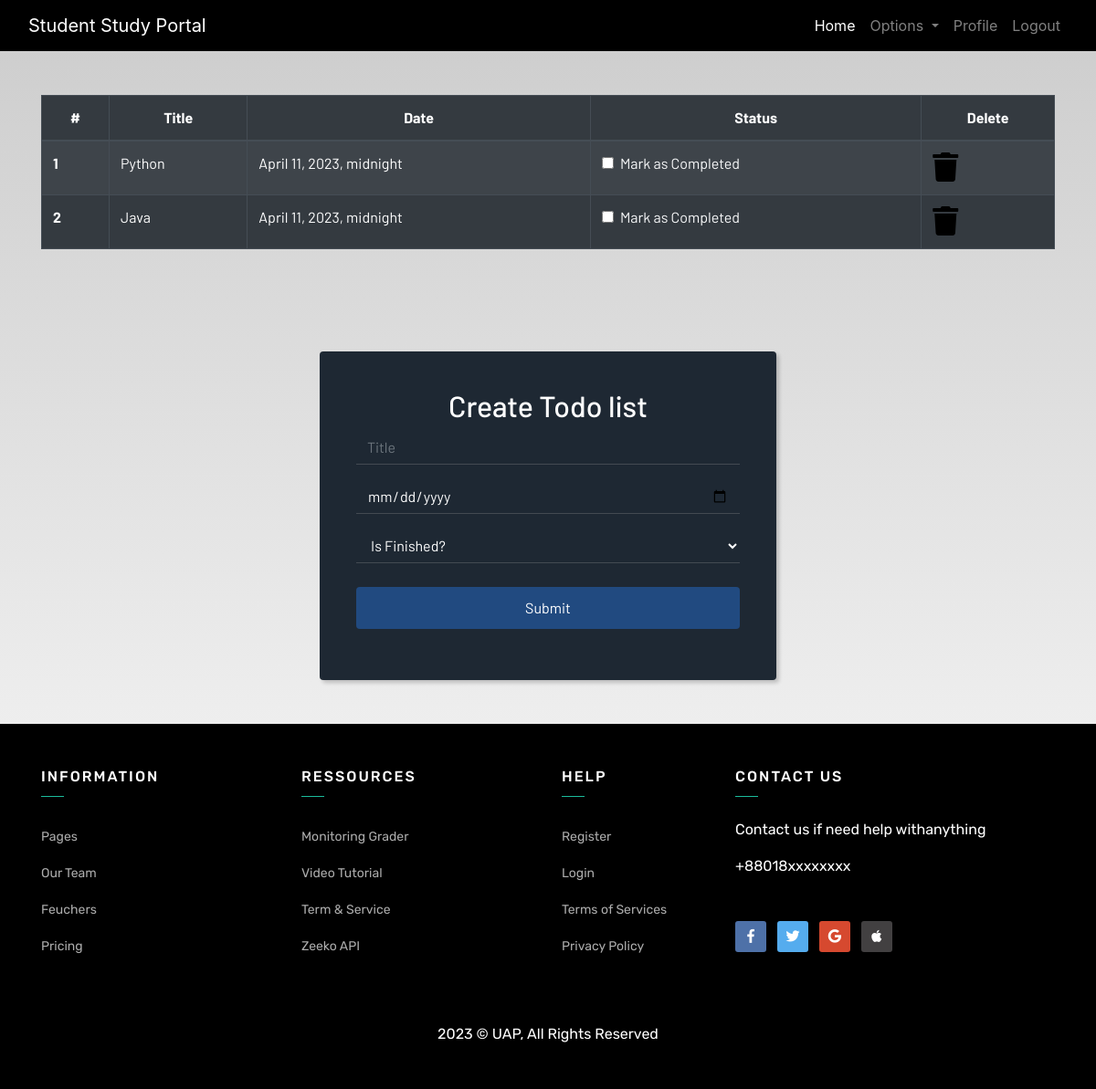
The page /todo/ (signed in) on the database its author committed.
### dashboard/models.py (models this page shows, shortened)
class Todo(models.Model):
    user = models.ForeignKey(User, on_delete=models.CASCADE)
    title = models.CharField(max_length=100)
    date = models.DateTimeField()
    is_finished = models.BooleanField(default=False)

### dashboard/views.py (the view, shortened to what this page needs)
# urls.py: path('todo/', views.todo, name="todo"),
@login_required
def todo(request):
    todos = Todo.objects.filter(user=request.user)
    if len(todos)==0:
        todo_done = True
    else:
        todo_done = False
    return render(request, 'todo.html', {"todos": todos, "todo_done": todo_done})

### template/todo.html (shortened to what this page needs)
{% extends 'base.html' %}
{% load static %}
{% block content %}
<div class="container py-5">
    {% if not todo_done %}
    <table class="table table-striped table-bordered table-hover table-dark">
        <thead>
            <tr class="text-center">
                <th scope="col">#</th>
                <th scope="col">Title</th>
                <th scope="col">Date</th>
                <th scope="col">Status</th>
                <th scope="col">Delete</th>
            </tr>
        </thead>
        <tbody>
        {% for todo in todos %}
            <tr>
                <th scope="row">{{ forloop.counter }}</th>
                <td>{{ todo.title }}</td>
                <td>{{ todo.date }}</td>
                <td>
                    <a href="{% url 'update-todo' todo.id %}">
                        <div class="form-check">
                            {% if todo.is_finished == True %}
                                <input class="form-check-input" type="checkbox" value="" checked>
                            {% else %}
                                <input class="form-check-input" type="checkbox" value="">
                            {% endif %}
                            <label class="form-check-label text-light" for="flexCheckDefault">
                                Mark as Completed
                            </label>
                        </div>
                    </a>
                </td>
                <td><a href="{% url 'delete-todo' todo.id %}"><i class="fa fa-trash fa-2x"></i></a></td>
            </tr>
        {% endfor %}
        </tbody>
    </table>
    {% else %}
    <h4>All tasks have been done!! create to add more</h4>
    {% endif %}
</div>
<div class="login-dark my-5 d-flex justify-content-center">
    <form method="POST">
        <h2 class="text-center">Create Todo list</h2>
        <div class="form-group">
            <input class="form-control" type="text" name="title" placeholder="Title">
        </div>
        <div class="form-group">
            <input class="form-control" type="date" name="due" placeholder="Date">
        </div>
        <div class="form-group">
            <select class="form-control mb-4" name="is_finished" aria-label="Default select example" required>
                <option selected>Is Finished?</option>
            </select>
        </div>
        <div class="form-group">
            <button class="btn btn-primary btn-block">Submit</button>
        </div>
    </form>
</div>
{% endblock content %}

### static/css/main.css (style rules this page uses)
html { scroll-behavior: smooth; height: 100%; width: 100%; }
a { text-decoration: none !important; color: black; }
html, body { max-width: 100%; overflow-x: hidden; height: 100%; width: 100%; }
body { background: linear-gradient(rgba(0, 0, 0, 0.2), rgba(255, 255, 255, 0.5)); overflow-x: hidden; background-repeat: no-repeat; }
.fa { color: black; }

### template/todo.html (style rules this page uses)
.login-dark form { max-width: 500px; width: 90%; background-color: #1e2833; padding: 40px; border-radius: 4px; color: #fff; box-shadow: 3px 3px 4px rgba(0,0,0,0.2); }
.login-dark form .form-control { background: none; border: none; border-bottom: 1px solid #434a52; border-radius: 0; box-shadow: none; outline: none; color: inherit; }
.login-dark form .btn-primary { background: #214a80; border: none; border-radius: 4px; padding: 11px; box-shadow: none; margin-top: 26px; text-shadow: none; outline: none; }

### rows shown on the page
Todo: title "Python", date "April 11, 2023, midnight"
Todo: title "Java", date "April 11, 2023, midnight"
